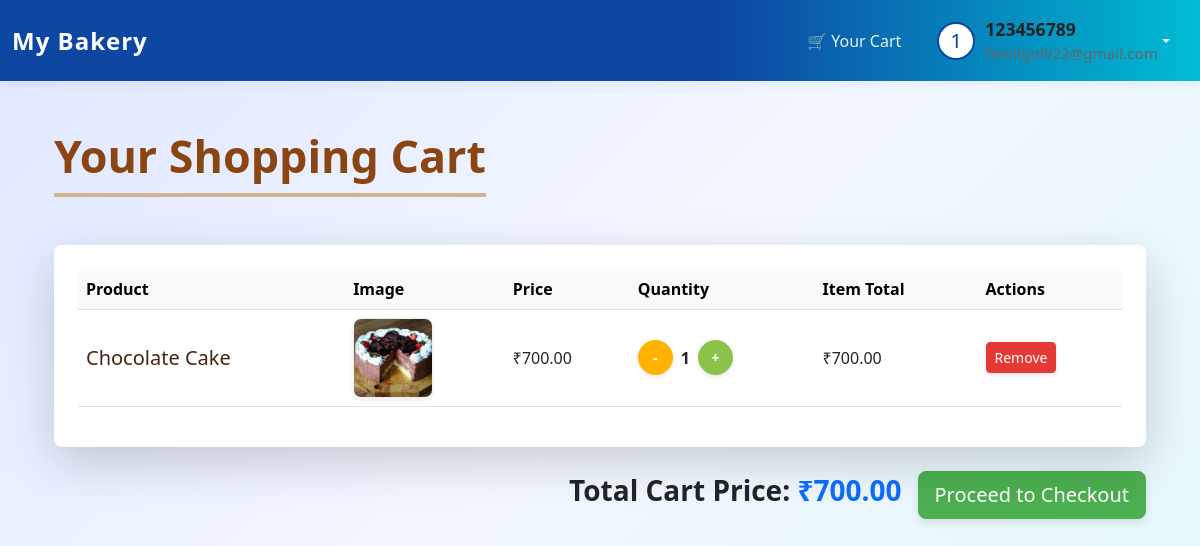
Page /cart/ (signed in) on the committed database.
### main/models.py (models this page shows, shortened)
class CartItem(models.Model):
    user = models.ForeignKey(User, on_delete=models.CASCADE)
    product = models.ForeignKey(Product, on_delete=models.CASCADE)
    quantity = models.PositiveIntegerField(default=1)
    @property
    def total_price_calculated(self):
        return self.product.price * self.quantity

class Product(models.Model):
    name = models.CharField(max_length=100)
    description = models.TextField()
    price = models.DecimalField(max_digits=10, decimal_places=2)
    image = models.ImageField(upload_to='products_images/')

### main/views.py (the view)
# urls.py: path('cart/', views.cart_view, name='cart'),
@login_required
def cart_view(request):
    cart_items = CartItem.objects.filter(user=request.user)
    total_price = sum(item.total_price_calculated for item in cart_items)
    return render(request, 'cart.html', {'cart_items': cart_items, 'total_price': total_price})

### main/templates/cart.html (shortened to what this page needs)
{% extends 'base.html' %}
{% load static %}
{% block content %}
<div class="container mt-5">
    <h2 class="text-center mb-5 cart-heading">Your Shopping Cart</h2>
    {% if cart_items %}
    <div class="card shadow-lg border-0 rounded-3 mb-4">
        <div class="card-body p-4">
            <div class="table-responsive">
                <table class="table table-hover align-middle">
                    <thead class="table-light">
                        <tr>
                            <th scope="col">Product</th>
                            <th scope="col">Image</th>
                            <th scope="col">Price</th>
                            <th scope="col">Quantity</th>
                            <th scope="col">Item Total</th>
                            <th scope="col">Actions</th>
                        </tr>
                    </thead>
                    <tbody>
                        {% for item in cart_items %}
                        <tr class="cart-item-row">
                            <td>
                                <h5 class="mb-0 product-name">{{ item.product.name }}</h5>
                            </td>
                            <td>
                                {% if item.product.image %}
                                    <img src="{{ item.product.image.url }}" alt="{{ item.product.name }}" width="80" height="80" class="rounded-3 shadow-sm product-image">
                                {% else %}
                                    <span class="text-muted">No Image</span>
                                {% endif %}
                            </td>
                            <td>₹{{ item.product.price|floatformat:2 }}</td>
                            <td>
                                <div class="d-flex align-items-center">
                                    <a href="{% url 'decrease_quantity' item.product.id %}" class="btn btn-sm quantity-btn-custom decrease-btn me-2">-</a>
                                    <span class="fw-bold">{{ item.quantity }}</span>
                                    <a href="{% url 'increase_quantity' item.product.id %}" class="btn btn-sm quantity-btn-custom increase-btn ms-2">+</a>
                                </div>
                            </td>
                            <td>
                                ₹{{ item.total_price_calculated|floatformat:2 }}
                            </td>
                            <td>
                                <a href="{% url 'remove_from_cart' item.product.id %}" class="btn btn-sm remove-btn-custom">Remove</a>
                            </td>
                        </tr>
                        {% endfor %}
                    </tbody>
                </table>
            </div>
        </div>
    </div>
    <div class="d-flex justify-content-end align-items-center mt-4">
        <h3 class="fw-bold me-3">Total Cart Price: <span class="text-primary">₹{{ total_price|floatformat:2 }}</span></h3>
        <a href="{% url 'checkout' %}" class="btn btn-primary btn-lg checkout-btn">Proceed to Checkout </a>
    </div>
    {% endif %}
</div>
{% endblock %}

### main/templates/base.html (shortened to what this page needs)
<!DOCTYPE html>
<html lang="en">
<head>
    <link href="https://cdn.jsdelivr.net/npm/bootstrap@5.3.0/dist/css/bootstrap.min.css" rel="stylesheet">
</head>
<body>
<nav class="navbar navbar-expand-lg navbar-custom">
    <div class="container-fluid">
        <a class="navbar-brand" href="{% url 'home' %}">My Bakery</a>
        <div class="collapse navbar-collapse">
            <ul class="navbar-nav ms-auto align-items-center">
                <li class="nav-item">
                    <a class="nav-link" href="{% url 'cart' %}">🛒 Your Cart</a>
                </li>
                {% if user.is_authenticated %}
                    <li class="nav-item dropdown">
                        <a class="nav-link dropdown-toggle d-flex align-items-center" href="#" id="profileDropdown" role="button" data-bs-toggle="dropdown" aria-expanded="false">
                            <span class="profile-avatar">{{ user.username|slice:":1"|upper }}</span>
                            <div class="d-none d-md-flex flex-column align-items-start">
                                <span class="profile-name">
                                    {{ user.get_full_name|default:user.username }}
                                </span>
                                <span class="profile-email">{{ user.email }}</span>
                            </div>
                        </a>
                    </li>
                {% else %}
                    <li class="nav-item"><a class="nav-link" href="{% url 'login' %}">Login</a></li>
                    <li class="nav-item"><a class="nav-link" href="{% url 'signup' %}">Sign Up</a></li>
                {% endif %}
            </ul>
        </div>
    </div>
</nav>
<div class="container mt-4">
    {% block content %} {% endblock %}
</div>
</body>
</html>

### main/templates/base.html (style rules this page uses)
body { min-height: 100vh; background: linear-gradient(135deg, #e0e7ff 0%, #f3f8ff 50%, #e0f7fa 100%); }
.navbar-custom { background: linear-gradient(90deg, #0d47a1 60%, #00bcd4 100%); box-shadow: 0 2px 12px rgba(13,71,161,0.08); }
.navbar-brand { font-weight: 700; font-size: 1.5rem; letter-spacing: 1px; color: #fff !important; }
.navbar-nav .nav-link { color: #e3f2fd !important; font-weight: 500; margin: 0 10px; border-radius: 8px; transition: background 0.2s, color 0.2s; }
.profile-avatar { width: 38px; height: 38px; border-radius: 50%; background: #fff; border: 2px solid #0d47a1; display: flex; align-items: center; justify-content: center; font-size: 1.3rem; color: #0d47a1; margin-right: 10px; }
.profile-name { font-weight: 600; color: #222; font-size: 1.1rem; }
.profile-email { font-size: 0.95rem; color: #666; }

### main/templates/cart.html (style rules this page uses)
body { background: linear-gradient(135deg, #e0e7ff 0%, #f3f8ff 50%, #e0f7fa 100%); }
.cart-heading { font-size: 2.8rem; font-weight: bold; color: #8B4513; border-bottom: 4px solid #D2B48C; display: inline-block; padding-bottom: 10px; margin-left: auto; margin-right: auto; }
.card { border-radius: 15px; overflow: hidden; }
.product-image { border: 1px solid #eee; object-fit: cover; }
.product-name { color: #4A2311; }
.quantity-btn-custom { width: 35px; height: 35px; border-radius: 50%; display: flex; align-items: center; justify-content: center; font-weight: bold; transition: all 0.2s ease-in-out; box-shadow: 0 2px 5px rgba(0,0,0,0.1); }
.increase-btn { background-color: #8BC34A; border-color: #8BC34A; color: white; }
.decrease-btn { background-color: #FFB300; border-color: #FFB300; color: white; }
.remove-btn-custom { background-color: #E53935; border-color: #E53935; color: white; transition: background-color 0.2s, transform 0.2s, box-shadow 0.2s; box-shadow: 0 2px 5px rgba(0,0,0,0.1); }
.checkout-btn { background-color: #4CAF50; border-color: #4CAF50; transition: background-color 0.2s, transform 0.2s, box-shadow 0.2s; box-shadow: 0 4px 8px rgba(0,0,0,0.1); }

### rows in the picture
CartItem: product.name "Chocolate Cake", product.image (picture), product.price "700.00", quantity "1", total_price_calculated "700.00"

### other values in the picture
{{ user.username|slice:":1"|upper }} "1"
{{ user.get_full_name|default:user.username }} "123456789"
{{ user.email }} "femilgol922@gmail.com"
{{ total_price|floatformat:2 }} "700.00"
